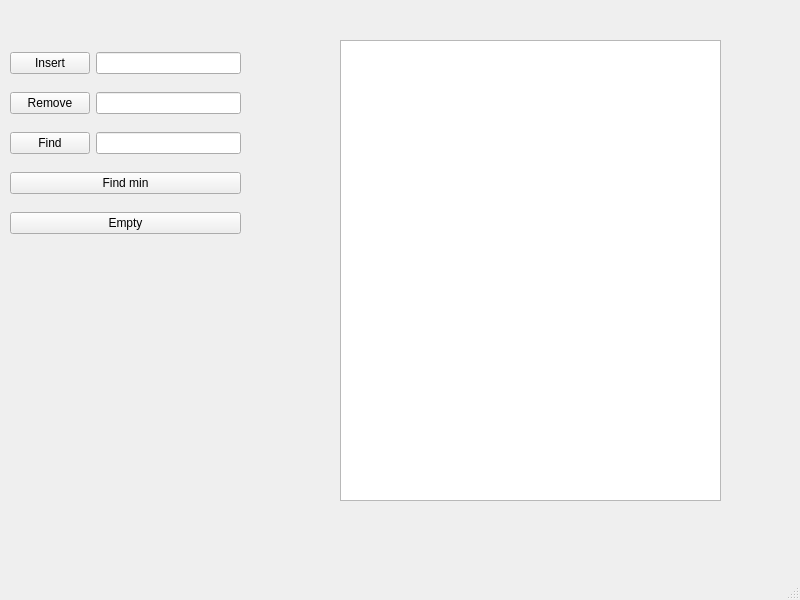
<?xml version="1.0" encoding="UTF-8"?>
<ui version="4.0">
 <class>MainWindow</class>
 <widget class="QMainWindow" name="MainWindow">
  <property name="geometry">
   <rect>
    <x>0</x>
    <y>0</y>
    <width>800</width>
    <height>600</height>
   </rect>
  </property>
  <property name="windowTitle">
   <string>MainWindow</string>
  </property>
  <widget class="QWidget" name="centralwidget">
   <widget class="QTextEdit" name="textEdit">
    <property name="geometry">
     <rect>
      <x>340</x>
      <y>40</y>
      <width>381</width>
      <height>461</height>
     </rect>
    </property>
   </widget>
   <widget class="QWidget" name="verticalLayoutWidget">
    <property name="geometry">
     <rect>
      <x>10</x>
      <y>40</y>
      <width>231</width>
      <height>208</height>
     </rect>
    </property>
    <layout class="QVBoxLayout" name="verticalLayout">
     <item>
      <layout class="QHBoxLayout" name="horizontalLayout">
       <item>
        <widget class="QPushButton" name="insert">
         <property name="text">
          <string>Insert</string>
         </property>
        </widget>
       </item>
       <item>
        <widget class="QLineEdit" name="lineEdit"/>
       </item>
      </layout>
     </item>
     <item>
      <layout class="QHBoxLayout" name="horizontalLayout_2">
       <item>
        <widget class="QPushButton" name="remove">
         <property name="text">
          <string>Remove</string>
         </property>
        </widget>
       </item>
       <item>
        <widget class="QLineEdit" name="lineEdit_2"/>
       </item>
      </layout>
     </item>
     <item>
      <layout class="QHBoxLayout" name="horizontalLayout_3">
       <item>
        <widget class="QPushButton" name="find">
         <property name="text">
          <string>Find</string>
         </property>
        </widget>
       </item>
       <item>
        <widget class="QLineEdit" name="lineEdit_3"/>
       </item>
      </layout>
     </item>
     <item>
      <widget class="QPushButton" name="findMin">
       <property name="text">
        <string>Find min</string>
       </property>
      </widget>
     </item>
     <item>
      <widget class="QPushButton" name="empty">
       <property name="text">
        <string>Empty</string>
       </property>
      </widget>
     </item>
    </layout>
   </widget>
  </widget>
  <widget class="QMenuBar" name="menubar">
   <property name="geometry">
    <rect>
     <x>0</x>
     <y>0</y>
     <width>800</width>
     <height>26</height>
    </rect>
   </property>
  </widget>
  <widget class="QStatusBar" name="statusbar"/>
 </widget>
 <resources/>
 <connections/>
</ui>
